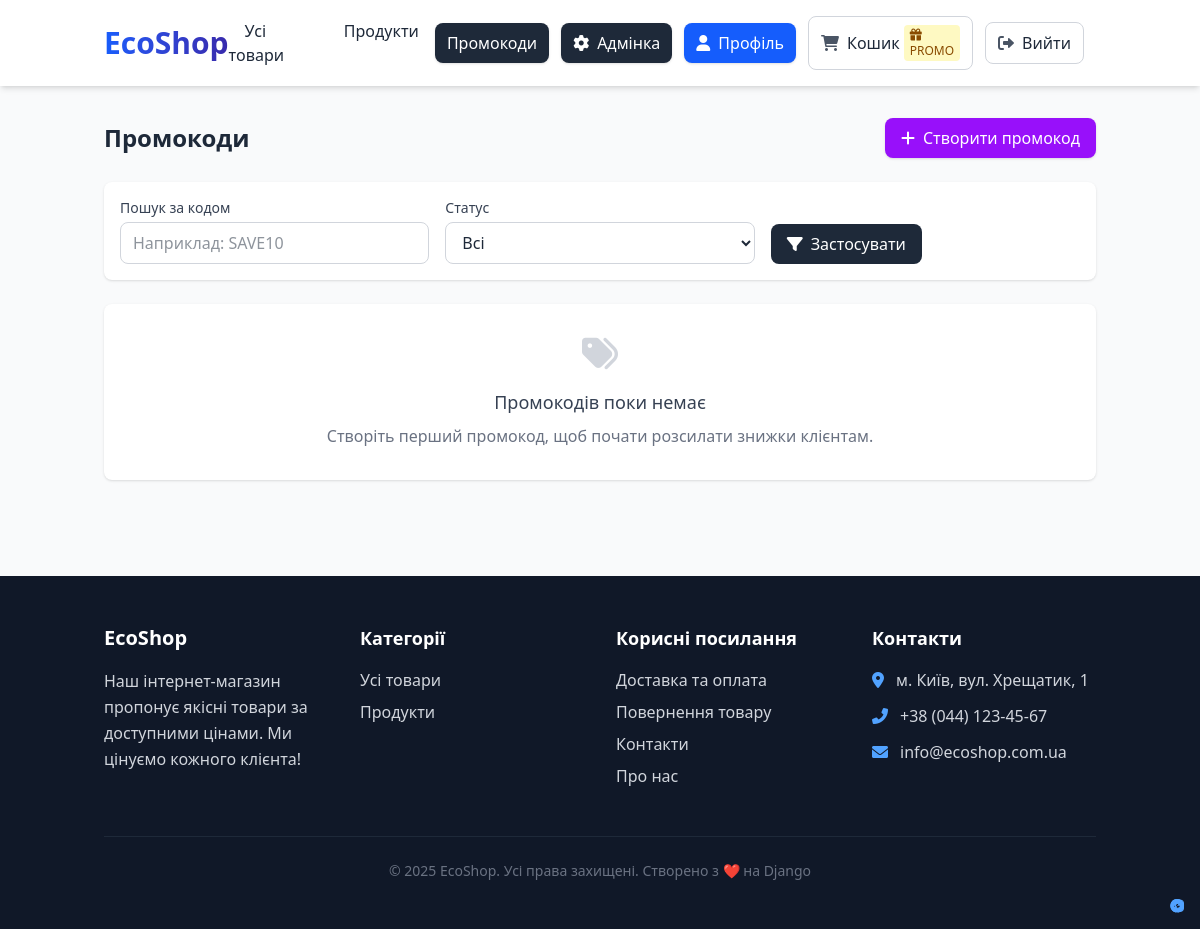
The app's page /discounts/promo/ (signed in), older data.
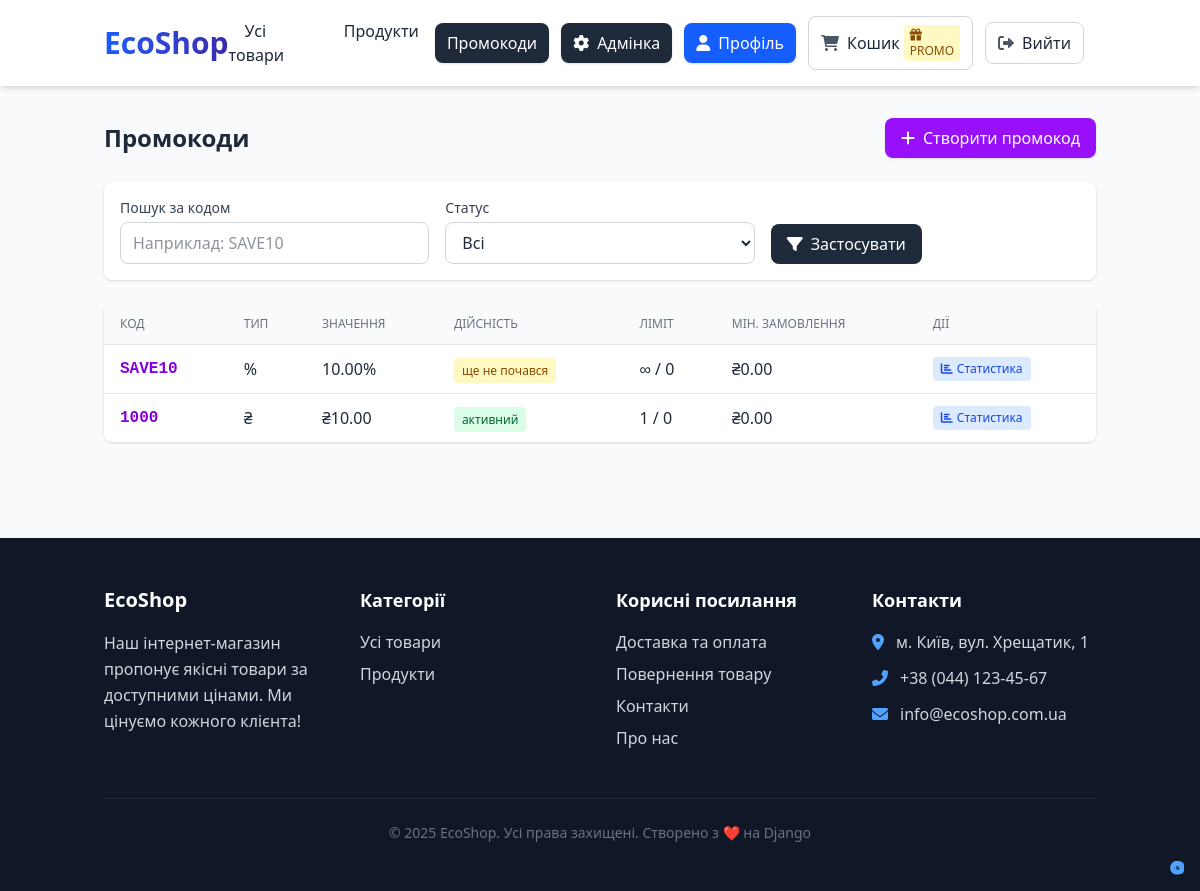
The same page, newer data.
### main/models.py (models this page shows, shortened)
class Category(models.Model):
    name = models.CharField(max_length=100, db_index=True)
    slug = models.SlugField(max_length=100, unique=True)
    description = models.TextField(blank=True)
    image = models.ImageField(upload_to='categories/', blank=True)
    is_active = models.BooleanField(default=True)
    class Meta:
        ordering = ['name']
        verbose_name = _('Категорія')
        verbose_name_plural = _('Категорії')
    def get_absolute_url(self):
        return reverse('main:product_list_by_category', args=[self.slug])

### discounts/models.py (models this page shows, shortened)
class PromoCode(models.Model):
    code = models.CharField(max_length=50, unique=True)
    discount_type = models.CharField(max_length=20, choices=PROMO_TYPES)
    value = models.DecimalField(max_digits=10, decimal_places=2, default=0)
    start_date = models.DateTimeField()
    end_date = models.DateTimeField()
    usage_limit = models.IntegerField(null=True, blank=True)
    used_count = models.IntegerField(default=0)
    min_order_amount = models.DecimalField(max_digits=12, decimal_places=2, default=Decimal('0.00'))
    is_active = models.BooleanField(default=True)
    description = models.TextField(blank=True)
    created_by = models.ForeignKey(User, null=True, blank=True, on_delete=models.SET_NULL)
    created_at = models.DateTimeField(auto_now_add=True)
    class Meta:
        ordering = ['-created_at']
        verbose_name = 'Промокод'
        verbose_name_plural = 'Промокоди'
    def is_valid_for_application(self, now=None):
        if now is None:
            now = timezone.now()
        if not self.is_active:
            return False
        if self.start_date and now < self.start_date:
            return False
        if self.end_date and now > self.end_date:
            return False
        if self.usage_limit is not None:
            used = self.usages.count()
            if used >= self.usage_limit:
                return False
        return True

### discounts/views.py (the view)
# urls.py: path('promo/', views.promo_code_list, name='promo_code_list'),
@staff_member_required
def promo_code_list(request):
    qs = PromoCode.objects.all()
    q = request.GET.get('q')
    status = request.GET.get('status')
    if q:
        qs = qs.filter(code__icontains=q)
    if status == 'active':
        qs = qs.filter(is_active=True)
    elif status == 'inactive':
        qs = qs.filter(is_active=False)
    return render(request, 'discounts/promo_code_list.html', {'codes': qs})

### main/context_processors.py (called while the page is built)
def categories(request):
    return {
        'categories': Category.objects.filter(is_active=True)
    }

### templates/discounts/promo_code_list.html (shortened to what this page needs)
{% extends "main/base.html" %}
{% block content %}
<div class="mb-6 flex flex-col sm:flex-row sm:items-center sm:justify-between gap-4">
  <h1 class="text-2xl font-bold text-gray-800">Промокоди</h1>
  <a href="{% url 'discounts:create_promo_code' %}"
     class="inline-flex items-center px-4 py-2 bg-purple-600 text-white rounded-lg hover:bg-purple-700 shadow transition-colors">
    <i class="fas fa-plus mr-2"></i>Створити промокод
  </a>
</div>
<form method="get" class="mb-6 bg-white p-4 rounded-lg shadow-sm">
  <div class="grid grid-cols-1 md:grid-cols-3 gap-4">
    <div>
      <label class="block text-sm font-medium text-gray-700 mb-1">Пошук за кодом</label>
      <input type="text" name="q" value="{{ request.GET.q|default:'' }}"
             placeholder="Наприклад: SAVE10"
             class="w-full px-3 py-2 border border-gray-300 rounded-lg focus:ring-2 focus:ring-purple-500">
    </div>
    <div>
      <label class="block text-sm font-medium text-gray-700 mb-1">Статус</label>
      <select name="status" class="w-full px-3 py-2 border border-gray-300 rounded-lg focus:ring-2 focus:ring-purple-500">
        <option value="">Всі</option>
      </select>
    </div>
    <div class="flex items-end">
      <button type="submit"
              class="w-full sm:w-auto px-4 py-2 bg-gray-800 text-white rounded-lg hover:bg-gray-900 transition-colors">
        <i class="fas fa-filter mr-2"></i>Застосувати
      </button>
    </div>
  </div>
</form>
{% if codes %}
  <div class="bg-white rounded-lg shadow overflow-hidden">
    <div class="overflow-x-auto">
      <table class="min-w-full divide-y divide-gray-200">
        <thead class="bg-gray-50">
          <tr>
            <th class="px-4 py-3 text-left text-xs font-medium text-gray-500 uppercase">Код</th>
            <th class="px-4 py-3 text-left text-xs font-medium text-gray-500 uppercase">Тип</th>
            <th class="px-4 py-3 text-left text-xs font-medium text-gray-500 uppercase">Значення</th>
            <th class="px-4 py-3 text-left text-xs font-medium text-gray-500 uppercase">Дійсність</th>
            <th class="px-4 py-3 text-left text-xs font-medium text-gray-500 uppercase">Ліміт</th>
            <th class="px-4 py-3 text-left text-xs font-medium text-gray-500 uppercase">Мін. замовлення</th>
            <th class="px-4 py-3 text-left text-xs font-medium text-gray-500 uppercase">Дії</th>
          </tr>
        </thead>
        <tbody class="divide-y divide-gray-200">
          {% for promo in codes %}
            <tr class="{% if not promo.is_valid_for_application %}bg-red-50 opacity-80{% endif %}">
              <td class="px-4 py-3 font-mono font-bold text-purple-700">{{ promo.code }}</td>
              <td class="px-4 py-3">
                {% if promo.discount_type == 'percentage' %}%
                {% else %}₴{% endif %}
              </td>
              <td class="px-4 py-3">
                {% if promo.discount_type == 'percentage' %}
                  {{ promo.value }}%
                {% else %}
                  ₴{{ promo.value }}
                {% endif %}
              </td>
              <td class="px-4 py-3">
                {% now "U" as now_ts %}
                {% if promo.start_date and promo.start_date|date:"U" > now_ts %}
                  <span class="px-2 py-1 bg-yellow-100 text-yellow-800 text-xs rounded">ще не почався</span>
                {% elif promo.end_date and promo.end_date|date:"U" < now_ts %}
                  <span class="px-2 py-1 bg-red-100 text-red-800 text-xs rounded">завершено</span>
                {% elif not promo.is_active %}
                  <span class="px-2 py-1 bg-gray-100 text-gray-800 text-xs rounded">вимкнено</span>
                {% elif promo.usage_limit and promo.usages.count >= promo.usage_limit %}
                  <span class="px-2 py-1 bg-red-100 text-red-800 text-xs rounded">ліміт вичерпано</span>
                {% else %}
                  <span class="px-2 py-1 bg-green-100 text-green-800 text-xs rounded">активний</span>
                {% endif %}
              </td>
              <td class="px-4 py-3">
                {{ promo.usage_limit|default:"∞" }} / {{ promo.usages.count }}
              </td>
              <td class="px-4 py-3">₴{{ promo.min_order_amount }}</td>
              <td class="px-4 py-3">
                <div class="flex flex-wrap gap-1">
                  <a href="{% url 'discounts:promo_code_stats' promo.id %}"
                     class="text-xs px-2 py-1 bg-blue-100 text-blue-700 rounded hover:bg-blue-200">
                    <i class="fas fa-chart-bar mr-1"></i>Статистика
                  </a>
                </div>
              </td>
            </tr>
          {% endfor %}
        </tbody>
      </table>
    </div>
  </div>
{% else %}
  <div class="bg-white rounded-lg shadow p-8 text-center">
    <i class="fas fa-tags text-4xl text-gray-300 mb-4"></i>
    <h3 class="text-lg font-medium text-gray-700 mb-2">Промокодів поки немає</h3>
    <p class="text-gray-500">Створіть перший промокод, щоб почати розсилати знижки клієнтам.</p>
  </div>
{% endif %}
{% endblock %}

### templates/main/base.html (shortened to what this page needs)
{% load static %}
{% load tailwind_tags %}
<!DOCTYPE html>
<html lang="uk" class="scroll-smooth">
<head>
    {% tailwind_css %}
    <link rel="stylesheet" href="https://cdnjs.cloudflare.com/ajax/libs/font-awesome/6.0.0/css/all.min.css">
</head>
<body class="bg-gray-50 text-gray-800 flex flex-col min-h-screen">
    <header class="bg-white shadow-md sticky top-0 z-50">
        <div class="container mx-auto px-4">
            <div class="flex flex-col md:flex-row md:items-center md:justify-between py-4">
                <div class="mb-4 md:mb-0">
                    <h1 class="text-2xl md:text-3xl font-bold bg-gradient-to-r from-blue-600 to-indigo-800 bg-clip-text text-transparent">
                        <a href="{% url 'main:product_list' %}" class="hover:text-blue-600 transition-colors">EcoShop</a>
                    </h1>
                </div>
                <nav class="hidden md:block">
                    <ul class="flex space-x-1">
                        <li>
                            <a href="{% url 'main:product_list' %}"
                               class="px-4 py-2 font-medium rounded-md hover:bg-blue-50 hover:text-blue-700 transition-all ">
                                Усі товари
                            </a>
                        </li>
                        {% for cat in categories %}
                            <li>
                                <a href="{{ cat.get_absolute_url }}"
                                   class="px-4 py-2 font-medium rounded-md hover:bg-blue-50 hover:text-blue-700 transition-all {% if request.resolver_match.kwargs.slug == cat.slug %}bg-blue-100 text-blue-800{% endif %}">
                                    {{ cat.name }}
                                </a>
                            </li>
                        {% endfor %}
                    </ul>
                </nav>
                <div class="flex items-center space-x-3">
                    {% if user.is_authenticated %}
                        {% if user.is_staff %}
                            <a href="{% url 'discounts:promo_code_list' %}"
                             class="hidden sm:inline-flex items-center px-3 py-2 bg-gray-800 text-white rounded-lg hover:bg-gray-900 transition-colors shadow-sm">
                                <span class="hidden sm:inline">Промокоди</span>
                            </a>
                        {% endif %}
                        {% if user.is_staff %}
                            <a href="{% url 'admin:index' %}"
                            class="hidden sm:inline-flex items-center px-3 py-2 bg-gray-800 text-white rounded-lg hover:bg-gray-900 transition-colors shadow-sm">
                                <i class="fas fa-cog mr-1 sm:mr-2"></i>
                                <span class="hidden sm:inline">Адмінка</span>
                            </a>
                        {% endif %}
                        <a href="{% url 'accounts:profile' %}"
                        class="hidden sm:inline-flex items-center px-3 py-2 bg-blue-600 text-white rounded-lg hover:bg-blue-700 transition-colors shadow-sm">
                            <i class="fas fa-user mr-1 sm:mr-2"></i>
                            <span class="hidden sm:inline">Профіль</span>
                        </a>
                        {% with cart_item_count=request.session.cart|length|default:0 %}
                            <a href="{% url 'cart:cart_detail' %}"
                            class="relative inline-flex items-center px-3 py-2 border border-gray-300 rounded-lg hover:bg-gray-50 transition-colors">
                                <i class="fas fa-shopping-cart text-gray-600 mr-1 sm:mr-2"></i>
                                <span class="hidden sm:inline">Кошик</span>
                                {% if request.session.applied_promo %}
                                    <span class="ml-1 hidden sm:inline bg-yellow-100 text-yellow-800 text-xs px-1.5 py-0.5 rounded">
                                        <i class="fas fa-gift text-xs mr-0.5"></i>PROMO
                                    </span>
                                {% endif %}
                            </a>
                        {% endwith %}
                        <a href="{% url 'accounts:logout' %}"
                        class="inline-flex items-center px-3 py-2 border border-gray-300 rounded-lg hover:bg-gray-50 transition-colors">
                            <i class="fas fa-sign-out-alt mr-2 text-gray-600"></i>
                            <span class="hidden sm:inline">Вийти</span>
                        </a>
                    {% endif %}
                </div>
            </div>
        </div>
    </header>
    <main class="flex-grow container mx-auto px-4 py-8">
        {% block content %}{% endblock %}
    </main>
    <footer class="bg-gray-900 text-gray-300 mt-16">
        <div class="container mx-auto px-4 py-12">
            <div class="grid grid-cols-1 md:grid-cols-4 gap-8">
                <div class="md:col-span-1">
                    <h3 class="text-white text-xl font-bold mb-4">EcoShop</h3>
                    <p class="mb-4 leading-relaxed">Наш інтернет-магазин пропонує якісні товари за доступними цінами. Ми цінуємо кожного клієнта!</p>
                    <div class="flex space-x-4">
                        <a href="#" class="text-blue-400 hover:text-blue-300 text-xl"><i class="fab fa-facebook"></i></a>
                        <a href="#" class="text-blue-400 hover:text-blue-300 text-xl"><i class="fab fa-instagram"></i></a>
                        <a href="#" class="text-blue-400 hover:text-blue-300 text-xl"><i class="fab fa-telegram"></i></a>
                    </div>
                </div>
                <div class="md:col-span-1">
                    <h4 class="text-white font-semibold mb-4 text-lg">Категорії</h4>
                    <ul class="space-y-2">
                        <li><a href="{% url 'main:product_list' %}" class="hover:text-white transition-colors">Усі товари</a></li>
                        {% for cat in categories|slice:":4" %}
                            <li><a href="{{ cat.get_absolute_url }}" class="hover:text-white transition-colors">{{ cat.name }}</a></li>
                        {% endfor %}
                    </ul>
                </div>
                <div class="md:col-span-1">
                    <h4 class="text-white font-semibold mb-4 text-lg">Корисні посилання</h4>
                    <ul class="space-y-2">
                        <li><a href="#" class="hover:text-white transition-colors">Доставка та оплата</a></li>
                        <li><a href="#" class="hover:text-white transition-colors">Повернення товару</a></li>
                        <li><a href="#" class="hover:text-white transition-colors">Контакти</a></li>
                        <li><a href="#" class="hover:text-white transition-colors">Про нас</a></li>
                    </ul>
                </div>
                <div class="md:col-span-1">
                    <h4 class="text-white font-semibold mb-4 text-lg">Контакти</h4>
                    <ul class="space-y-3">
                        <li class="flex items-start">
                            <i class="fas fa-map-marker-alt mt-1 mr-3 text-blue-400"></i>
                            <span>м. Київ, вул. Хрещатик, 1</span>
                        </li>
                        <li class="flex items-start">
                            <i class="fas fa-phone-alt mt-1 mr-3 text-blue-400"></i>
                            <span>+38 (044) 123-45-67</span>
                        </li>
                        <li class="flex items-start">
                            <i class="fas fa-envelope mt-1 mr-3 text-blue-400"></i>
                            <span>info@ecoshop.com.ua</span>
                        </li>
                    </ul>
                </div>
            </div>
            <div class="border-t border-gray-800 mt-12 pt-6 text-center text-gray-500 text-sm">
                <p>&copy; {% now 'Y' %} EcoShop. Усі права захищені. Створено з ❤️ на Django</p>
            </div>
        </div>
    </footer>
</body>
</html>

Row changes from the older to the newer data that the page shows:
added PromoCode: code "SAVE10", value "10.00", shows "ще не почався", usage_limit "∞", usages.count "0", min_order_amount "0.00"
added PromoCode: code "1000", value "10.00", is_active "активний", usage_limit "1", usages.count "0", min_order_amount "0.00"
Text that changed along with them:
text no longer shown: "Промокодів поки немає Створіть перший промокод, щоб почати розсилати знижки клієнтам."
text now shown: "КОД ТИП ЗНАЧЕННЯ ДІЙСНІСТЬ ЛІМІТ МІН. ЗАМОВЛЕННЯ ДІЇ"
